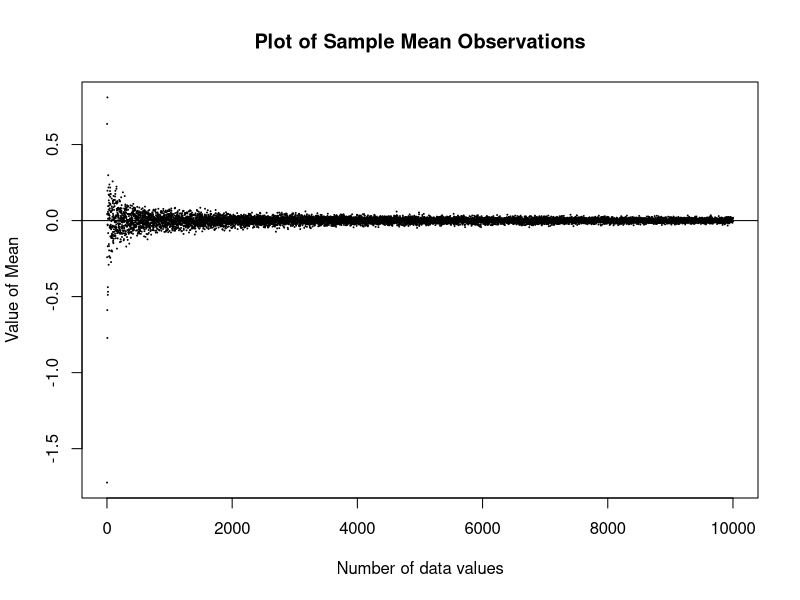
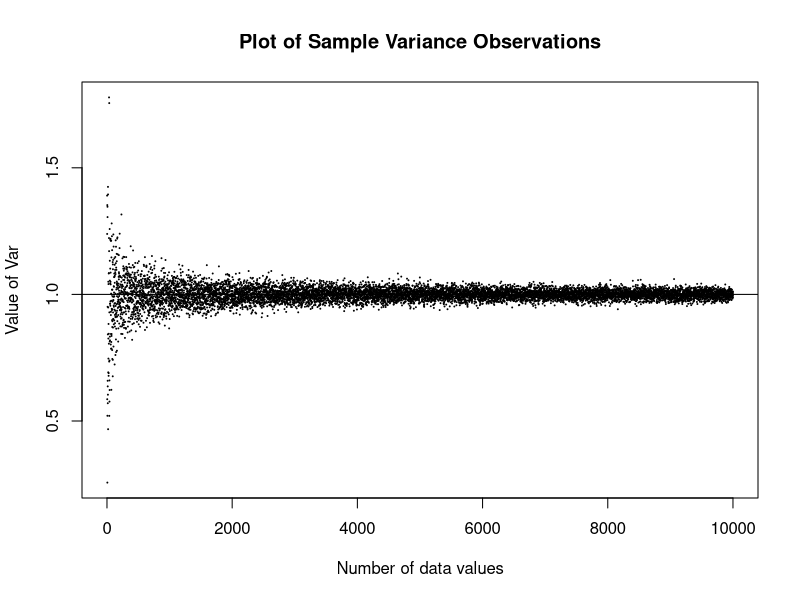

Here is the R script that generated these plots, in order:
###########################################################################
##Program to demonstrate convergence in prob
##This is really just showing the WLLN
##Justin Post - 2017
###########################################################################

#Generate this many datasets
N<-10000
#dummy vectors to store things
vars<-means<-rep(0,N)
#create data set of size i from normal, save mean/var of each sample 
for (i in 1:N){    
	datavalues<-rnorm(n=i)
        means[i]<-mean(datavalues)
        vars[i]<-var(datavalues) 
}
plot(x=1:N,y=means,main="Plot of Sample Mean Observations",xlab="Number of data values",ylab="Value of Mean",cex=0.1)
abline(h=0)
plot(x=1:N,y=vars,main="Plot of Sample Variance Observations",xlab="Number of data values",ylab="Value of Var",cex=0.1)
abline(h=1)
